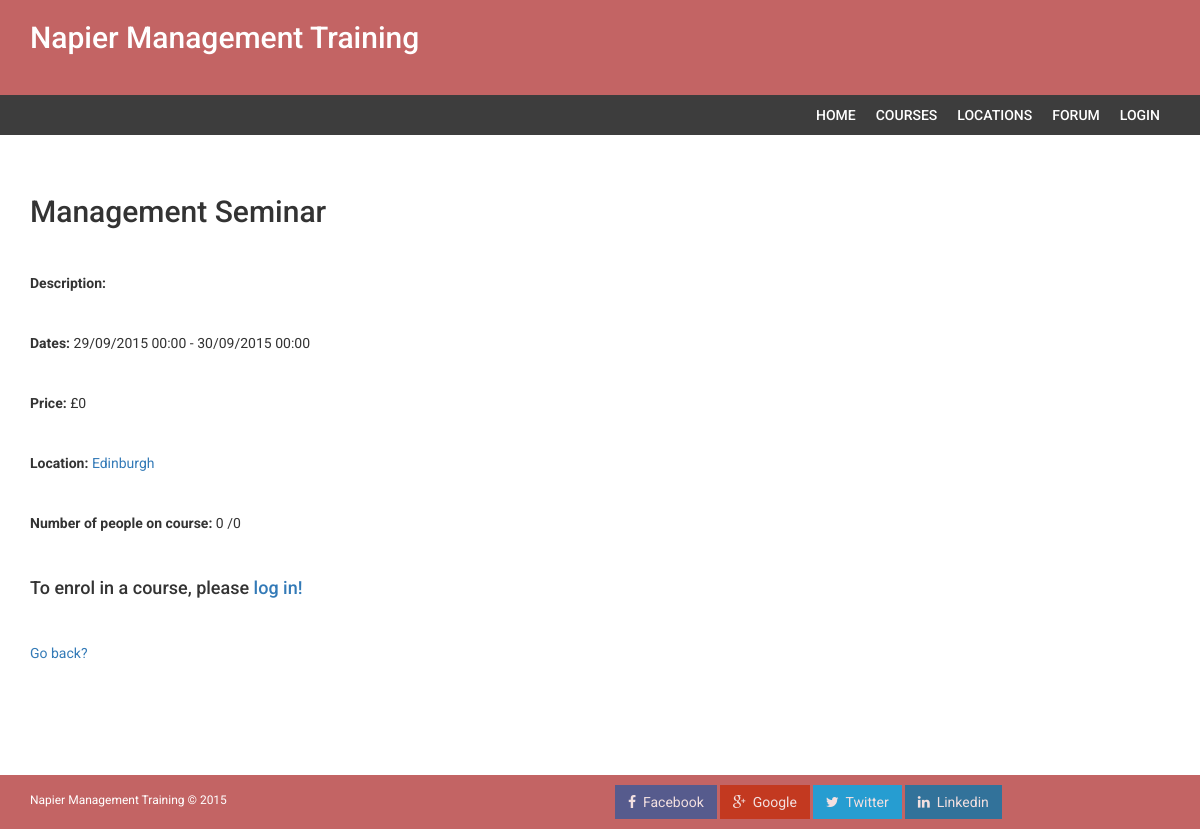
/viewCourse.php?course=1, run on the app's committed database.
### tables this page shows
CREATE TABLE IF NOT EXISTS `courses` (
  `id` int(11) NOT NULL,
  `title` varchar(20) NOT NULL,
  `status` int(11) NOT NULL,
  `location` int(11) NOT NULL,
  `price` double NOT NULL,
  `start` datetime NOT NULL,
  `end` datetime NOT NULL,
  `description` varchar(200) NOT NULL,
  `maxEnrolled` int(11) NOT NULL
);

CREATE TABLE IF NOT EXISTS `locations` (
`id` int(11) NOT NULL,
  `name` varchar(100) NOT NULL,
  `lat` varchar(30) NOT NULL,
  `lon` varchar(30) NOT NULL,
  `address` varchar(500) NOT NULL
);

### viewCourse.php (the view, shortened to what this page needs)
<?php
  include('preContent.php');
  $query = "SELECT c.title, c.description, c.start, c.end, c.price, c.maxEnrolled, l.name as locName, l.id as locId
    FROM courses AS c
    INNER JOIN locations AS l ON c.location = l.id
    WHERE c.id = " . $_GET['course'];
    try {
        $stmt = $db->prepare($query);
        $stmt->execute();
    }
    catch(PDOException $ex) {
        die("Failed to run query: " . $ex->getMessage());
    }
    $course = $stmt->fetch();
    $query2 = "SELECT count(c.course_id) as count
    FROM course_enrollment AS c
    WHERE c.course_id = " . $_GET['course'];
    try {
        $stmt = $db->prepare($query2);
        $stmt->execute();
    }
    catch(PDOException $ex) {
        die("Failed to run query: " . $ex->getMessage());
    }
    $enrolled = $stmt->fetch();
?>
<h2><?php echo $course['title']; ?></h2>
<br />
<b>Description: </b>
<br /><br />
<b>Dates: </b>
<?php echo htmlentities(date( 'd/m/Y H:i', strtotime($course['start'])), ENT_QUOTES, 'UTF-8')."  -  ".htmlentities(date( 'd/m/Y H:i', strtotime($course['end'])), ENT_QUOTES, 'UTF-8'); ?>
<br /><br />
<b>Price: </b> £<?php echo $course['price']; ?>
<br /><br />
<b>Location: </b>
<a href="viewLocation.php?loc=<?php echo $course['locId']; ?>">
  <?php echo htmlentities($course['locName'], ENT_QUOTES, 'UTF-8'); ?>
</a>
<br /><br />
<b>Number of people on course: </b><?php echo $enrolled['count'] ?> /<?php echo $course['maxEnrolled'] ?>
<br /><br />
<?php
  if($loggedIn){
    if($enrolled['count'] != $course['maxEnrolled'] && $isUserEnrolled['isEnrolled'] != 1) {
      echo '<a href="payment.php?course='.$_GET['course'].'&price='.$course['price'].'"><button type="submit" class="btn btn-primary ">Sign up for this course!</button></a>';
    }
    if($isUserEnrolled['isEnrolled'] > 0) {
      echo '<a href="removeFromCourse.php?course=' . $_GET['course'] . '"><button type="submit" class="btn btn-danger">Remove myself from course</button></a>';
    }
    if($enrolled['count'] == $course['maxEnrolled']) {
      echo '<button type="submit" class="btn btn-info">This course is full.</button>';
    }
  }else{
    echo '<h4>To enrol in a course, please <a href="logIn.php">log in!</a></h4>';
  }
?>
<br />
<a href="courses.php">Go back?</a>
<?php
  include('postContent.php');
?>

### css/style.css (style rules this page uses)
body { font-family: 'Roboto', sans-serif; line-height: 30px; }

### data on the page
courses: title "Management Seminar", start "29/09/2015 00:00", end "30/09/2015 00:00", price "0", locations.name "Edinburgh", maxEnrolled "0"

### other printed values
$enrolled['count'] "0"
